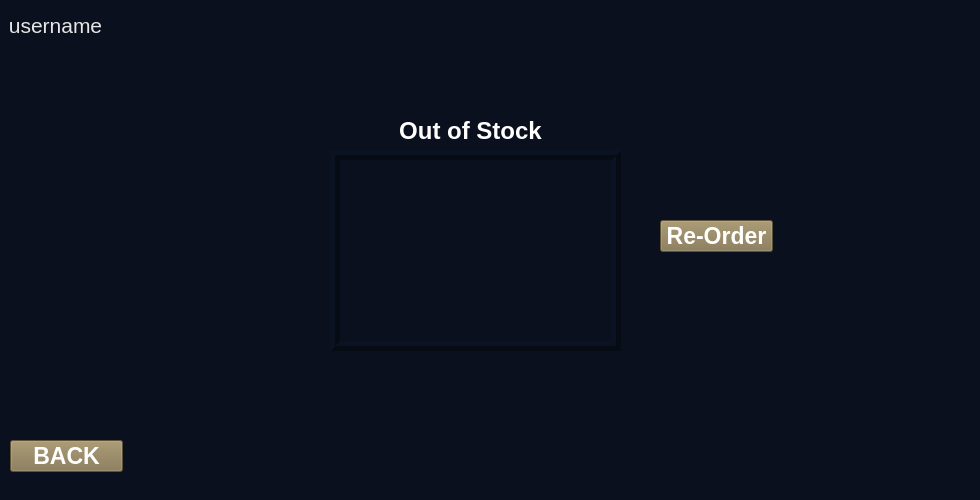
<?xml version="1.0" encoding="UTF-8"?>
<ui version="4.0">
 <class>frmStockReplenishment</class>
 <widget class="QMainWindow" name="frmStockReplenishment">
  <property name="geometry">
   <rect>
    <x>0</x>
    <y>0</y>
    <width>980</width>
    <height>500</height>
   </rect>
  </property>
  <property name="windowTitle">
   <string>Stock Replenishment</string>
  </property>
  <property name="styleSheet">
   <string notr="true">background-color: rgb(10, 16, 30);</string>
  </property>
  <widget class="QWidget" name="centralwidget">
   <widget class="QLabel" name="lblLogo">
    <property name="geometry">
     <rect>
      <x>850</x>
      <y>10</y>
      <width>121</width>
      <height>81</height>
     </rect>
    </property>
    <property name="text">
     <string/>
    </property>
    <property name="pixmap">
     <pixmap>../Images/AlaturkaPlain.png</pixmap>
    </property>
    <property name="scaledContents">
     <bool>true</bool>
    </property>
    <property name="alignment">
     <set>Qt::AlignCenter</set>
    </property>
   </widget>
   <widget class="QLabel" name="lblUsername">
    <property name="geometry">
     <rect>
      <x>0</x>
      <y>10</y>
      <width>111</width>
      <height>31</height>
     </rect>
    </property>
    <property name="font">
     <font>
      <pointsize>16</pointsize>
     </font>
    </property>
    <property name="styleSheet">
     <string notr="true">color: rgb(230, 230, 230);</string>
    </property>
    <property name="text">
     <string>username</string>
    </property>
    <property name="alignment">
     <set>Qt::AlignCenter</set>
    </property>
   </widget>
   <widget class="QListWidget" name="lstStock">
    <property name="geometry">
     <rect>
      <x>330</x>
      <y>150</y>
      <width>291</width>
      <height>201</height>
     </rect>
    </property>
    <property name="font">
     <font>
      <pointsize>14</pointsize>
     </font>
    </property>
    <property name="styleSheet">
     <string notr="true">color: rgb(255, 255, 255);</string>
    </property>
    <property name="frameShape">
     <enum>QFrame::Box</enum>
    </property>
    <property name="frameShadow">
     <enum>QFrame::Raised</enum>
    </property>
    <property name="lineWidth">
     <number>5</number>
    </property>
    <property name="editTriggers">
     <set>QAbstractItemView::SelectedClicked</set>
    </property>
    <property name="selectionMode">
     <enum>QAbstractItemView::NoSelection</enum>
    </property>
    <property name="sortingEnabled">
     <bool>true</bool>
    </property>
   </widget>
   <widget class="QPushButton" name="btnBack">
    <property name="geometry">
     <rect>
      <x>10</x>
      <y>440</y>
      <width>113</width>
      <height>32</height>
     </rect>
    </property>
    <property name="font">
     <font>
      <pointsize>17</pointsize>
      <weight>75</weight>
      <bold>true</bold>
     </font>
    </property>
    <property name="styleSheet">
     <string notr="true">color: rgb(255, 255, 255);
background-color: rgb(132, 116, 77);</string>
    </property>
    <property name="text">
     <string>BACK</string>
    </property>
   </widget>
   <widget class="QLabel" name="lblStockList">
    <property name="geometry">
     <rect>
      <x>390</x>
      <y>120</y>
      <width>161</width>
      <height>21</height>
     </rect>
    </property>
    <property name="font">
     <font>
      <pointsize>18</pointsize>
      <weight>75</weight>
      <bold>true</bold>
     </font>
    </property>
    <property name="styleSheet">
     <string notr="true">color: rgb(255, 255, 255);</string>
    </property>
    <property name="text">
     <string>Out of Stock</string>
    </property>
    <property name="alignment">
     <set>Qt::AlignCenter</set>
    </property>
   </widget>
   <widget class="QPushButton" name="btnReorder">
    <property name="geometry">
     <rect>
      <x>660</x>
      <y>220</y>
      <width>113</width>
      <height>32</height>
     </rect>
    </property>
    <property name="font">
     <font>
      <pointsize>17</pointsize>
      <weight>75</weight>
      <bold>true</bold>
     </font>
    </property>
    <property name="styleSheet">
     <string notr="true">color: rgb(255, 255, 255);
background-color: rgb(132, 116, 77);</string>
    </property>
    <property name="text">
     <string>Re-Order</string>
    </property>
   </widget>
  </widget>
  <widget class="QStatusBar" name="statusbar"/>
 </widget>
 <resources/>
 <connections/>
</ui>
